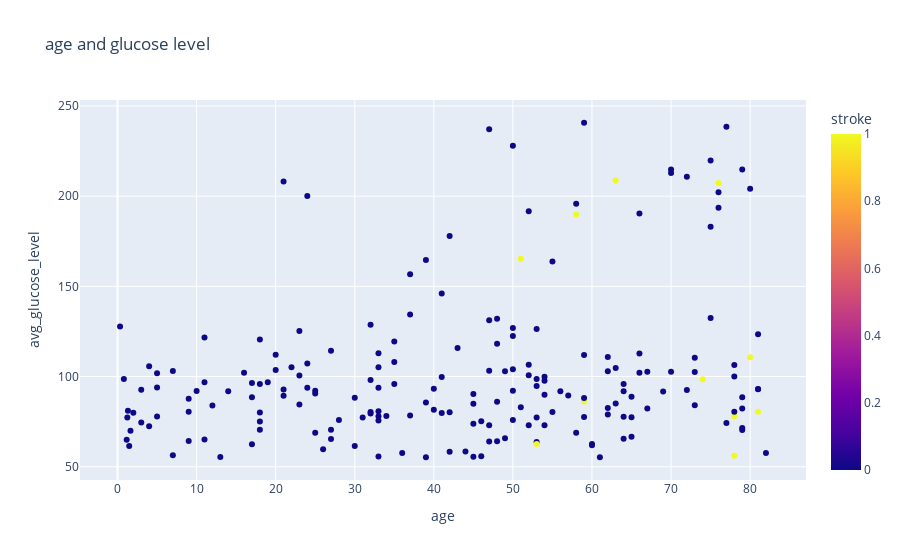

Write notebook code for a chart like this one.
### Code cell
#now we want to see the scatter for the age and the glucose level for different ages with the storke data to see if there is any trend
px.scatter(raw_df.sample(200),
          title='age and glucose level',
          x='age',
          y='avg_glucose_level',
          color='stroke',
          height=600)

### Figure 1 — Plotly figure (JSON) as saved in the notebook; plotly's stock layout.template omitted (floating-point values rounded to 4 significant figures; data arrays with more than 128 entries replaced by an {"elided": "..."} marker saying what was removed)
{"data": [{"hovertemplate": "age=%{x}<br>avg_glucose_level=%{y}<br>stroke=%{marker.color}<extra></extra>", "legendgroup": "", "marker": {"color": {"elided": "200 int values"}, "coloraxis": "coloraxis", "symbol": "circle"}, "mode": "markers", "name": "", "orientation": "v", "showlegend": false, "type": "scatter", "x": {"elided": "200 float values"}, "xaxis": "x", "y": {"elided": "200 float values"}, "yaxis": "y"}], "layout": {"autosize": true, "coloraxis": {"colorbar": {"title": {"text": "stroke"}}, "colorscale": [[0, "#0d0887"], [0.1111, "#46039f"], [0.2222, "#7201a8"], [0.3333, "#9c179e"], [0.4444, "#bd3786"], [0.5556, "#d8576b"], [0.6667, "#ed7953"], [0.7778, "#fb9f3a"], [0.8889, "#fdca26"], [1, "#f0f921"]]}, "legend": {"tracegroupgap": 0}, "title": {"text": "age and glucose level"}, "xaxis": {"anchor": "y", "autorange": true, "domain": [0, 1], "range": [-4.636, 86.96], "title": {"text": "age"}, "type": "linear"}, "yaxis": {"anchor": "x", "autorange": true, "domain": [0, 1], "range": [42.87, 253.1], "title": {"text": "avg_glucose_level"}, "type": "linear"}}}
